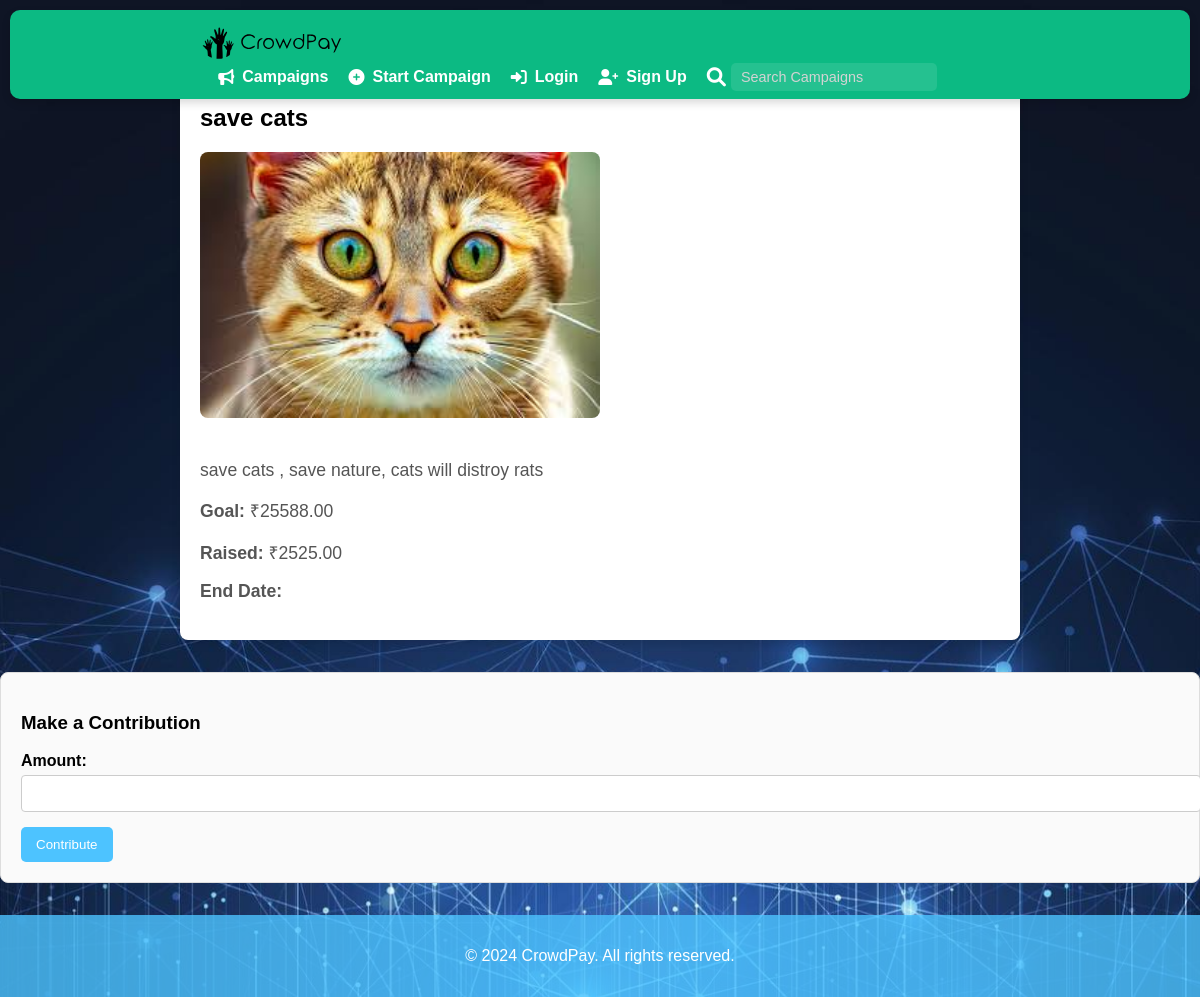
Page /campaign/7/ on the committed database.
### mainapp/models.py (models this page shows, shortened)
class Campaign(models.Model):
    title = models.CharField(max_length=255)
    description = models.TextField()
    goal = models.DecimalField(max_digits=10, decimal_places=2, help_text="Enter amount in rupees")
    raised_amount = models.DecimalField(max_digits=10, decimal_places=2, default=0)
    image = models.ImageField(upload_to='campaign_images/')
    created_at = models.DateTimeField(auto_now_add=True)
    user = models.ForeignKey(User, on_delete=models.CASCADE)
    approved = models.BooleanField(default=False)  # Admin approval field

### mainapp/views.py (the view)
# urls.py: path('campaign/<int:campaign_id>/', campaign_detail, name='campaign_detail'),
def campaign_detail(request, campaign_id):
    campaign = get_object_or_404(Campaign, id=campaign_id)
    return render(request, 'detailcampaign.html', {'campaign': campaign})

### template/detailcampaign.html (shortened to what this page needs)
{% extends 'base.html' %}
{% load static %}
{% block content %}
<link rel="stylesheet" href="https://cdnjs.cloudflare.com/ajax/libs/font-awesome/6.0.0-beta3/css/all.min.css">
<div class="campaign-detail">
    <h2>{{ campaign.title }}</h2>
    <img src="{{ campaign.image.url }}" alt="{{ campaign.title }}" class="campaign-image">
    <p class="campaign-info">{{ campaign.description }}</p>
    <p class="campaign-info"><strong>Goal:</strong> ₹{{ campaign.goal }}</p>
    <p class="campaign-info"><strong>Raised:</strong> ₹{{ campaign.raised_amount }}</p>
    <p class="campaign-info"><strong>End Date:</strong> {{ campaign.end_date }}</p>
</div>
<div class="contribution-section">
    <h3>Make a Contribution</h3>
    <form method="post" action="{% url 'payment' campaign.id %}">
        <div class="form-group">
            <label for="amount">Amount:</label>
            <input type="number" id="amount" name="amount" min="1" required>
        </div>
        <button type="submit" class="contribute-button">Contribute</button>
    </form>
</div>
{% endblock %}

### static/css/styles.css (style rules this page uses)
body { font-family: 'Montserrat', sans-serif; margin: 0; padding: 0; background-image: url("/static/images/blue.jpg"); background-size: cover; background-position: center; background-repeat: no-repeat; display: flex; flex-direction: column; height: 100%; }

### template/detailcampaign.html (style rules this page uses)
body { background-color: #f4f4f4; font-family: Arial, sans-serif; margin: 0; padding: 0; }
.campaign-detail { max-width: 800px; margin: 2rem auto; background: white; padding: 20px; border-radius: 8px; box-shadow: 0 4px 8px rgba(0, 0, 0, 0.1); }
.campaign-image { width: 50%; border-radius: 8px; margin-bottom: 20px; }
.contribution-section { margin-top: 30px; padding: 20px; border: 1px solid #ddd; border-radius: 8px; background-color: #fafafa; }
.form-group { margin-bottom: 15px; }
label { display: block; margin-bottom: 5px; font-weight: bold; }
input[type="number"] { width: 100%; padding: 10px; border: 1px solid #ccc; border-radius: 4px; }
.contribute-button { background-color: #4dc3ff; color: white; border: none; padding: 10px 15px; border-radius: 5px; cursor: pointer; transition: background-color 0.3s ease; }
.campaign-info { font-size: 1.1em; color: #555; }

### rows in the picture
Campaign: title "save cats", image (picture), description "save cats , save nature, cats will distroy rats", goal "25588.00", raised_amount "2525.00"
